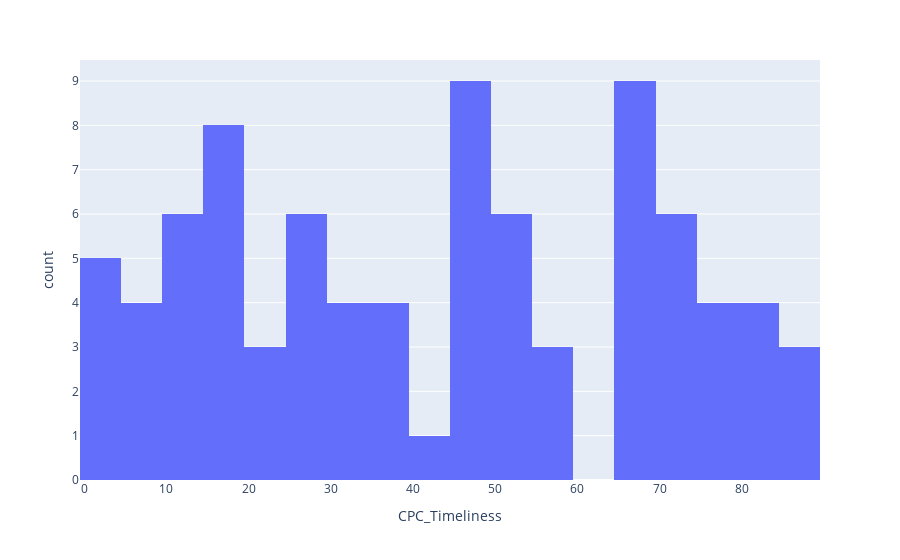

Notebook cell for this chart:
### Code cell
timeliness_hist = px.histogram(cin, 
                               x = 'CPC_Timeliness',
                               nbins=20) #change number of bins

timeliness_hist.show()

### Figure 1 — Plotly figure (JSON) as saved in the notebook; plotly's stock layout.template omitted (floating-point values rounded to 4 significant figures)
{"data": [{"bingroup": "x", "hovertemplate": "CPC_Timeliness=%{x}<br>count=%{y}<extra></extra>", "legendgroup": "", "marker": {"color": "#636efa", "pattern": {"shape": ""}}, "name": "", "nbinsx": 20, "orientation": "v", "showlegend": false, "type": "histogram", "x": [78.0, 49.0, 14.0, 66.0, 83.0, 3.0, 0.0, 25.0, 12.0, 65.0, 16.0, 54.0, 46.0, 74.0, NaN, 27.0, 19.0, 8.0, 68.0, NaN, 24.0, 66.0, NaN, 50.0, NaN, 83.0, 45.0, 4.0, 86.0, 66.0, 84.0, 66.0, 39.0, NaN, 67.0, 11.0, 51.0, 46.0, 56.0, 3.0, 43.0, 48.0, 56.0, 19.0, 19.0, 1.0, 77.0, 36.0, 21.0, NaN, 15.0, 69.0, 55.0, 34.0, 69.0, 87.0, 74.0, 74.0, NaN, 18.0, 27.0, 51.0, 74.0, 27.0, 32.0, NaN, 72.0, NaN, 50.0, 10.0, 86.0, 27.0, 77.0, 36.0, 33.0, 21.0, NaN, 30.0, NaN, 13.0, 9.0, 49.0, 19.0, NaN, NaN, 6.0, 70.0, 49.0, 46.0, 46.0, 81.0, 13.0, NaN, 9.0, 75.0, NaN, 26.0, 54.0, NaN, 37.0, 17.0], "xaxis": "x", "yaxis": "y"}], "layout": {"barmode": "relative", "legend": {"tracegroupgap": 0}, "margin": {"t": 60}, "xaxis": {"anchor": "y", "domain": [0, 1], "title": {"text": "CPC_Timeliness"}}, "yaxis": {"anchor": "x", "domain": [0, 1], "title": {"text": "count"}}}}
